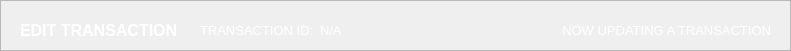
  <widget class="QFrame" name="basePopUpTitleFrame">
   <property name="geometry">
    <rect>
     <x>-1</x>
     <y>-10</y>
     <width>791</width>
     <height>51</height>
    </rect>
   </property>
   <property name="styleSheet">
    <string notr="true">#basePopUpTitleFrame {
	background-color: #141c52;
}</string>
   </property>
   <property name="frameShape">
    <enum>QFrame::Shape::StyledPanel</enum>
   </property>
   <property name="frameShadow">
    <enum>QFrame::Shadow::Raised</enum>
   </property>
   <widget class="QLabel" name="label_titleFilterOptions">
    <property name="geometry">
     <rect>
      <x>20</x>
      <y>10</y>
      <width>171</width>
      <height>41</height>
     </rect>
    </property>
    <property name="font">
     <font>
      <family>Arial</family>
      <pointsize>12</pointsize>
      <bold>true</bold>
     </font>
    </property>
    <property name="styleSheet">
     <string notr="true">#label_titleFilterOptions {
	background-color: transparent;
	color: #FFFFFF;
}
</string>
    </property>
    <property name="text">
     <string>EDIT TRANSACTION</string>
    </property>
    <property name="alignment">
     <set>Qt::AlignmentFlag::AlignLeading|Qt::AlignmentFlag::AlignLeft|Qt::AlignmentFlag::AlignVCenter</set>
    </property>
   </widget>
   <widget class="QLabel" name="filteroptions_label">
    <property name="geometry">
     <rect>
      <x>420</x>
      <y>10</y>
      <width>351</width>
      <height>41</height>
     </rect>
    </property>
    <property name="font">
     <font>
      <family>Arial</family>
      <pointsize>10</pointsize>
      <bold>false</bold>
     </font>
    </property>
    <property name="styleSheet">
     <string notr="true">#filteroptions_label {
	background-color: transparent;
	color: #FFFFFF;
}
</string>
    </property>
    <property name="text">
     <string>NOW UPDATING A TRANSACTION</string>
    </property>
    <property name="alignment">
     <set>Qt::AlignmentFlag::AlignRight|Qt::AlignmentFlag::AlignTrailing|Qt::AlignmentFlag::AlignVCenter</set>
    </property>
   </widget>
   <widget class="QLabel" name="display_what_ID">
    <property name="geometry">
     <rect>
      <x>320</x>
      <y>10</y>
      <width>211</width>
      <height>41</height>
     </rect>
    </property>
    <property name="font">
     <font>
      <family>Arial</family>
      <pointsize>10</pointsize>
      <bold>false</bold>
     </font>
    </property>
    <property name="styleSheet">
     <string notr="true">#display_what_ID {
	background-color: transparent;
	color: #FFFFFF;
}
</string>
    </property>
    <property name="text">
     <string>N/A</string>
    </property>
    <property name="alignment">
     <set>Qt::AlignmentFlag::AlignLeading|Qt::AlignmentFlag::AlignLeft|Qt::AlignmentFlag::AlignVCenter</set>
    </property>
   </widget>
   <widget class="QLabel" name="label_what_ID">
    <property name="geometry">
     <rect>
      <x>200</x>
      <y>10</y>
      <width>121</width>
      <height>41</height>
     </rect>
    </property>
    <property name="font">
     <font>
      <family>Arial</family>
      <pointsize>10</pointsize>
      <bold>false</bold>
     </font>
    </property>
    <property name="styleSheet">
     <string notr="true">#label_what_ID {
	background-color: transparent;
	color: #FFFFFF;
}
</string>
    </property>
    <property name="text">
     <string>TRANSACTION ID:</string>
    </property>
    <property name="alignment">
     <set>Qt::AlignmentFlag::AlignLeading|Qt::AlignmentFlag::AlignLeft|Qt::AlignmentFlag::AlignVCenter</set>
    </property>
   </widget>
  </widget>
